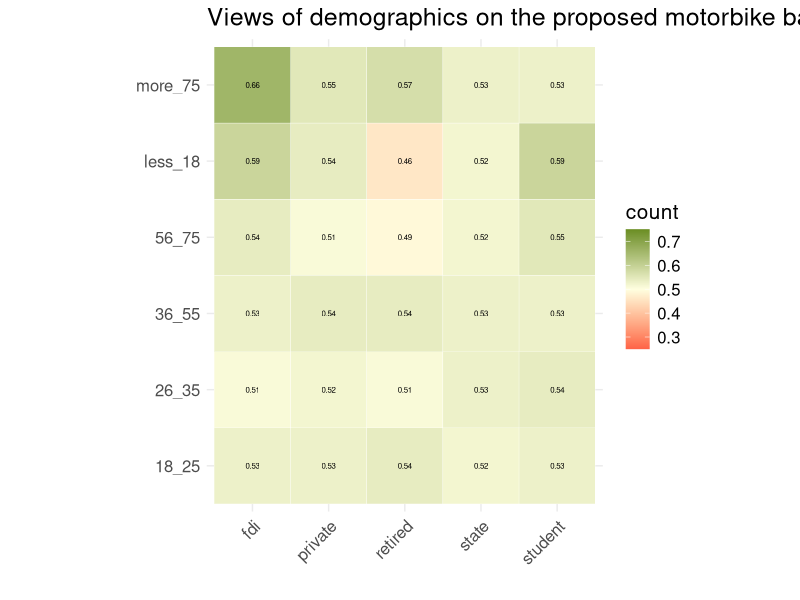

The R source for this figure: (Note: this script raises an error after producing the figure.)
library(here)
library(tidyverse)
# load data
# check here() file path, which should be Contingency_table_R directory
df <- read_csv(here("data","randomized_survey_data.csv"))

# Plot 1: do contingency table of opinion on the ban (average)
df %>% group_by(occup, age) %>% 
  summarise(n=round(sum(opinion_ban1)/n(),2)) %>%
  ggplot(aes(x = occup, y = age, fill = n ))  +
  geom_tile(
    #aes(sum(df$opinion_ban1)) ,
    color = "white") +
  scale_fill_gradient2(high = "olivedrab", low = "tomato",
                       mid="lightyellow",midpoint = 0.5,
                       space = "Lab", name="count"
                       ,limits=c(0.25,0.75)) +
  # make sure x and y have the same scaling
  coord_fixed() +
  # add the values to the tiles, using row and name as coordinates 
  geom_text(aes(occup,age,label=n), color = "black", size = 2) +
  # specify theme elements
  theme_minimal() +
  # adjust text direction on x-axis 
  theme(axis.text.x = element_text(angle = 45, vjust = 1,hjust = 1),
        text = element_text(size=15)) +
  # remove the axis labels by making them blank
  xlab("") +ylab("") + ggtitle("Views of demographics on the proposed motorbike ban") 

  theme(legend.position="none") #+
theme(
  panel.background = element_rect(fill = "transparent"), # bg of the panel
  plot.background = element_rect(fill = "transparent", color = NA), # bg of the plot
  #    panel.grid.major = element_blank(), # get rid of major grid
  #     panel.grid.minor = element_blank(), # get rid of minor grid
  #   legend.background = element_rect(fill = "transparent"), # get rid of legend bg
  #   legend.box.background = element_rect(fill = "transparent") # get rid of legend panel bg
)

df %>% group_by(!!sym(input$demo1), !!sym(input$demo2)) %>% 
  summarise(n=round(sum(opinion_ban1)/n(),2)) %>%
  ggplot(aes(x = !!sym(input$demo1), y = !!sym(input$demo2), fill = n ))  +
  geom_tile(
    #aes(sum(df$opinion_ban1)) ,
    color = "white") +
  scale_fill_gradient2(high = "olivedrab", low = "tomato",
                       mid="lightyellow",midpoint = 0.5,
                       space = "Lab", name="count"
                       ,limits=c(0.25,0.75)) +
  # make sure x and y have the same scaling
  coord_fixed() +
  # add the values to the tiles, using row and name as coordinates 
  geom_text(aes(!!sym(input$demo1),!!sym(input$demo2),label=n), color = "black", size = 4) +
  # specify theme elements
  theme_minimal() +
  # adjust text direction on x-axis 
  theme(axis.text.x = element_text(angle = 45, vjust = 1,hjust = 1),
        text = element_text(size=15)) +
  # remove the axis labels by making them blank
  xlab("") +ylab("") + ggtitle("Views of demographics on the proposed motorbike ban")

# Plot 2: Occupation and type of occupation demographic group counts 

# Plot 3: Cumulative sum of values (number of motorbikes) for a given subgroup (occupation,type of occupation)